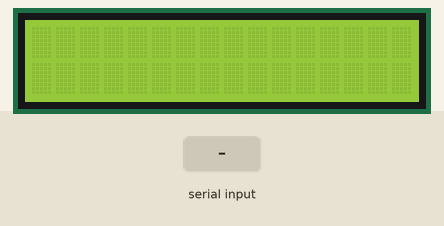
Simulated run of this sketch. Board: Arduino Uno, built with avr-gcc and run on an emulated ATmega328P. Shown: 16×2 character LCD. Inputs (shaded band) come from the test bench.

Above: at 1.2 s.
1.3 s: "P" received over Serial
At 2.5 s:
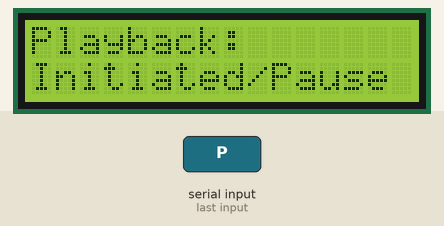
4.3 s: "N" received over Serial
At 5.5 s:
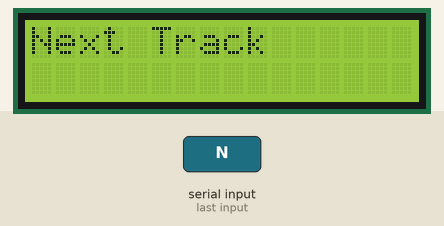
7.3 s: "B" received over Serial
At 7.9 s:
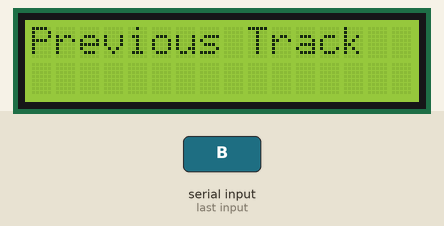
10.3 s: "1" received over Serial
At 11.4 s:
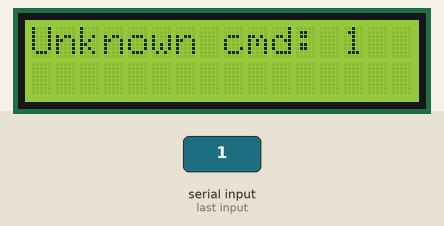
Timing chart, 0 to 13.3 s (numbered marks = the images above; inputs shaded):
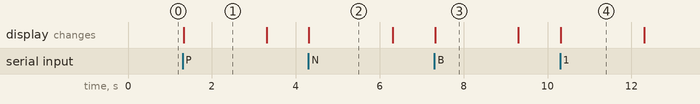

The sketch:

sketch.ino
```cpp
#include <Wire.h>
#include <LiquidCrystal_I2C.h>

// Set the LCD address (0x27 or 0x3F, depending on your display)
LiquidCrystal_I2C lcd(0x27, 16, 2);  // 16 columns and 2 rows

char command;
unsigned long lastCommandTime = 0; // Track when command was received
const unsigned long DISPLAY_TIMEOUT = 2000; // 2 seconds in milliseconds

void setup() {
  // Initialize Serial communication and LCD display
  Serial.begin(9600);
  lcd.begin();      // Initialize the LCD screen without specifying the size
  lcd.backlight();       // Turn on the backlight
  lcd.clear();           // Clear the screen
}

void loop() {
  // Clear display if 2 seconds have passed since last command
  if (lastCommandTime > 0 && millis() - lastCommandTime >= DISPLAY_TIMEOUT) {
    lcd.clear();
    lastCommandTime = 0;
  }

  if (Serial.available() > 0) {
    command = Serial.read();
    lcd.clear();
    lastCommandTime = millis(); // Record time when command received

    switch(command) {
      case 'P':
        lcd.setCursor(0, 0);
        lcd.print("Playback:");
        lcd.setCursor(0, 1);
        lcd.print("Initiated/Pause");
        break;

      case 'N':
        lcd.setCursor(0, 0);
        lcd.print("Next Track");
        break;

      case 'B':
        lcd.setCursor(0, 0);
        lcd.print("Previous Track");
        break;

      default:
        lcd.setCursor(0, 0);
        lcd.print("Unknown cmd: ");
        lcd.print(command);
        break;
    }
  }
}
```

Measured:
- after the input at 1.3 s, the display: changes at once (image 1)
- after the input at 4.3 s, the display: changes at once (image 2)
- after the input at 7.3 s, the display: changes at once (image 3)
- after the input at 10.3 s, the display: changes at once (image 4)
- what the display in image 1 shows lasts 2.0 s, from 1.3 s to 3.3 s
